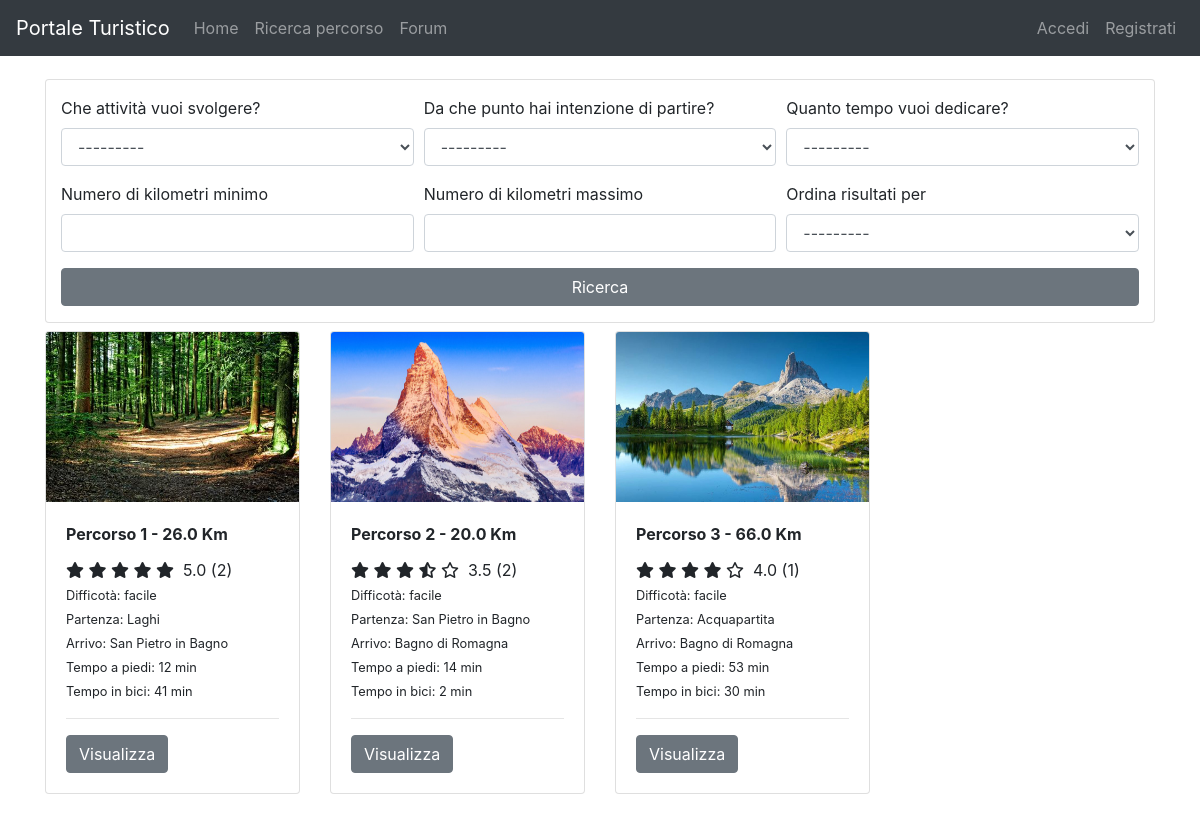
The page /path/search/ on the database its author committed.
### pathManagement/models.py (models this page shows, shortened)
class Path(models.Model):
    activityChoices = (
        ('relax', 'Relax'),
        ('didattica', 'Didattica'),
        ('esplorazione', 'Esplorazione'),
        ('escursionismo', 'Escursionismo'),
    )
    locationChoices = (
        ('bagnodiromagna', 'Bagno di Romagna'),
        ('sanpietroinbagno', 'San Pietro in Bagno'),
        ('acquapartita', 'Acquapartita'),
        ('laghi', 'Laghi'),
        ('alfero', 'Alfero'),
    )
    difficultyChoices = (
        ('facile', 'Facile'),
        ('medio', 'Medio'),
        ('difficile', 'Difficile'),
    )
    contextChoices = (
        ('collinare', 'Collinare'),
        ('urbano', 'Urbano'),
        ('fluviale', 'Fluviale'),
        ('boschivo', 'Boschivo'),
        ('laghi', 'Laghi'),
    )
    transportChoices = (
        ('automobile', 'Automobile'),
        ('bicidacittà', 'Bici da città'),
        ('piedi', 'Piedi'),
        ('mountainbike', 'Mountain bike'),
    )
    audienceChoices = (
        ('famiglia', 'Famiglia'),
        ('gruppi', 'Gruppi'),
        ('coppie', 'Coppie'),
        ('mobilitàridotta', 'Mobilità ridotta'),
        ('escursionisti', 'Escursionisti'),
        ('sportivi', 'Sportivi'),
    )
    id = models.PositiveIntegerField(primary_key=True)
    activity = models.CharField(max_length=30, choices=activityChoices)
    start = models.CharField(max_length=30, choices=locationChoices)
    end = models.CharField(max_length=30, choices=locationChoices)
    gradient = models.IntegerField()
    walkTime = models.PositiveIntegerField()
    bikeTime = models.PositiveIntegerField(blank=True, default=0)
    carriageablePath = models.FloatField(blank=True, default=0, validators=[MinValueValidator(0)])
    nonCarriageablePath = models.FloatField(blank=True, default=0, validators=[MinValueValidator(0)])
    totalKilometers = models.FloatField(editable=False, blank=True, default='0')
    difficulty = models.CharField(max_length=30, choices=difficultyChoices)
    difficultyImage = models.ImageField(blank=False, upload_to=user_directory_path)
    context = MultiSelectField(choices=contextChoices)
    contextImage = models.ImageField(blank=False, upload_to=user_directory_path)
    transport = MultiSelectField(choices=transportChoices)
    transportImage = models.ImageField(blank=False, upload_to=user_directory_path)
    audience = MultiSelectField(choices=audienceChoices)
    audienceImage = models.ImageField(blank=False, upload_to=user_directory_path)
    path = models.ImageField(blank=False, upload_to=user_directory_path)
    cover = models.ImageField(blank=False, upload_to=user_directory_path)
    class Meta:
        ordering = ['id']

### pathManagement/views.py (the view)
# urls.py: path('search/', searchPath, name='searchPath'),
def searchPath(request):
    km_max = request.GET.get('km_max')
    km_min = request.GET.get('km_min')
    path_list = Path.objects.all()
    if km_max and float(km_max) <= 0:
        messages.error(request, "Valore di km massimo non accettato")
        path_list = Path.objects.none()
    if km_min and float(km_min) <= 0:
        messages.error(request, "Valore di km minimo non accettato")
        path_list = Path.objects.none()
    if km_min and km_max:
        if float(km_min) > float(km_max):
            messages.error(request, "I kilometri minimi non possono essere maggiori dei kilometri massimi!")
            path_list = Path.objects.none()
    path_filter = PathFilter(request.GET, queryset=path_list)
    dict_num_review = {}
    review = {}
    for path in path_filter.qs:
        review[path.pk] = 0
        val = Review.objects.filter(path=path).values('valuation')
        iteration = val.count()
        dict_num_review[path.pk] = iteration
        for i in val:
            review[path.pk] = review[path.pk] + i['valuation'] / iteration
    return render(request, 'searchPath.html', {'filter': path_filter, 'review': review, 'num_review': dict_num_review})

### pathManagement/templates/searchPath.html (shortened to what this page needs)
{% extends 'base.html' %}
{% load crispy_forms_tags %}
{% load mathfilters %}
{% block slideshow %}
    <div class="container py-4">
        <div class="card py-3">
            <div class="col-md-12">
                <form method="get">
                    <div class="form-row">
                        <div class="form-group col-md mb-0">
                            {{ filter.form.activity|as_crispy_field }}
                        </div>
                        <div class="form-group col-md mb-0">
                            {{ filter.form.start|as_crispy_field }}
                        </div>
                        <div class="form-group col-md mb-0">
                            {{ filter.form.end_time|as_crispy_field }}
                        </div>
                    </div>
                    <div class="form-row">
                        <div class="form-group col-md mb-0">
                            {{ filter.form.km_min|as_crispy_field }}
                        </div>
                        <div class="form-group col-md mb-0">
                            {{ filter.form.km_max|as_crispy_field }}
                        </div>
                        <div class="form-group col-md mb-0">
                            {{ filter.form.ordering|as_crispy_field }}
                        </div>
                    </div>
                    <button class="btn btn-secondary btn-rounded btn-block z-depth-0" type="submit">
                        Ricerca
                    </button>
                </form>
            </div>
        </div>
        <div class="row row-cols-1 row-cols-sm-2 row-cols-md-2 row-cols-lg-3 row-cols-xl-4 py-2">
            {% for path in filter.qs %}
                <div class="col mb-4">
                    <div class="card-deck">
                        <div class="card">
                            <img class="card-img-top" src="{{ path.cover.url }}" alt="Card image cap" width="100%"
                                 height="170px">
                            <div class="card-body">
                                <p class="card-title"><b>Percorso {{ path.id }} - {{ path.totalKilometers }} Km</b></p>
                                <ul class="list-unstyled list-inline rating mb-0">
                                    <span id='stars-{{ path.id }}'></span>
                                    <li class="list-inline-item">
                                        {% for key,value in review.items %}
                                            {% if key == path.id %}
                                                {% for num_path, num in num_review.items %}
                                                    {% if num_path == path.id%}
                                                        {{ value|floatformat:1 }} ({{ num }})
                                                    {% endif %}
                                                {% endfor %}
                                            {% endif %}
                                        {% endfor %}
                                    </li>
                                </ul>
                                <small>
                                    Difficotà: {{ path.difficulty }}<br>
                                    Partenza: {{ path.get_start_display }}<br>
                                    Arrivo: {{ path.get_end_display }}<br>
                                    Tempo a piedi:
                                    {% if path.walkTime|intdiv:60 == 0 %}
                                        {{ path.walkTime|mod:60 }} min
                                    {% else %}
                                        {{ path.walkTime|intdiv:60 }}:{{ path.walkTime|mod:60 }} h
                                    {% endif %}
                                    <br>
                                    Tempo in bici:
                                    {% if path.bikeTime|intdiv:60 == 0 %}
                                        {{ path.bikeTime|mod:60 }} min
                                    {% else %}
                                        {{ path.bikeTime|intdiv:60 }}:{{ path.bikeTime|mod:60 }} h
                                    {% endif %}
                                </small><br>
                                <hr/>
                                <a class="btn btn-secondary" type="submit" role="button"
                                   href="{% url 'detailPath' path.id %}">Visualizza
                                </a>
                            </div>
                        </div>
                    </div>
                </div>
            {% endfor %}
        </div>
    </div>
{% endblock %}

### static/css/style.css (style rules this page uses)
body { padding-top: 55px; height: 100%; position: relative; }
html, header, .view { height: 100%; }

### rows shown on the page
Path: cover (picture), id "1", totalKilometers "26.0", num_review "5.0", num_review "2", difficulty "facile", start "Laghi", end "San Pietro in Bagno", walkTime|mod "12", bikeTime|mod "41"
Path: cover (picture), id "2", totalKilometers "20.0", num_review "3.5", num_review "2", difficulty "facile", start "San Pietro in Bagno", end "Bagno di Romagna", walkTime|mod "14", bikeTime|mod "2"
Path: cover (picture), id "3", totalKilometers "66.0", num_review "4.0", num_review "1", difficulty "facile", start "Acquapartita", end "Bagno di Romagna", walkTime|mod "53", bikeTime|mod "30"
